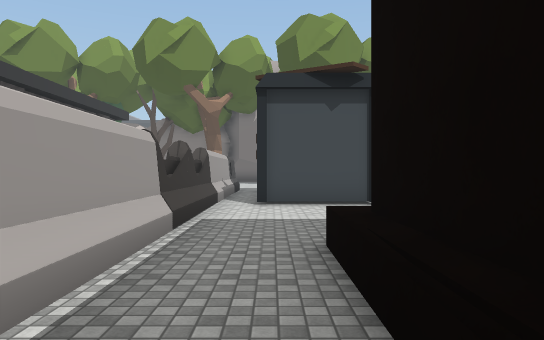
[1] (above)

24 first-person views from a walk through a Unity game level. The camera is 1.5 m above the floor, looks level and sees 70° across. The floor is counted in squares, 2 m on a side. Each view is taken from the middle of a square. On the plan, view 1 faces up. The plan holds only what a view shows up to about 12 squares ahead; the rest is blank. The place goes on beyond the plan. The player character is not drawn. Door leaves are left out, so doorways stand open. Some surface patterns are stand-ins.

[2]
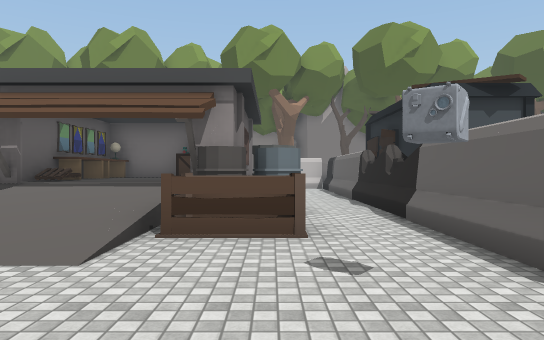

[3]
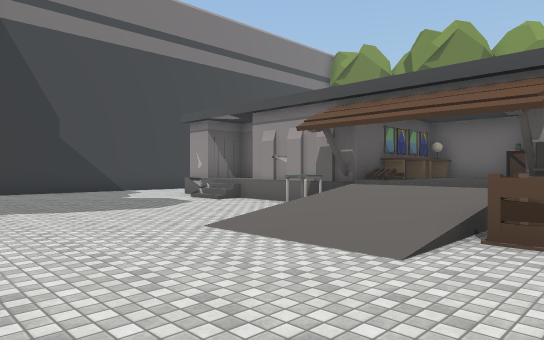

[4]
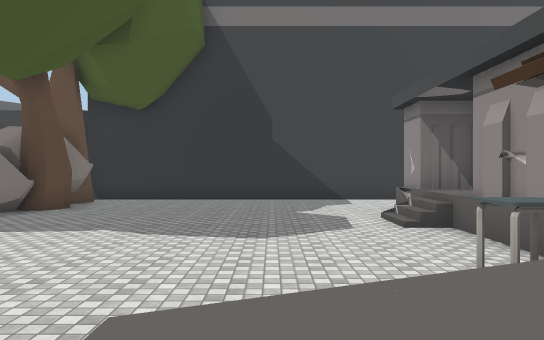

[5]
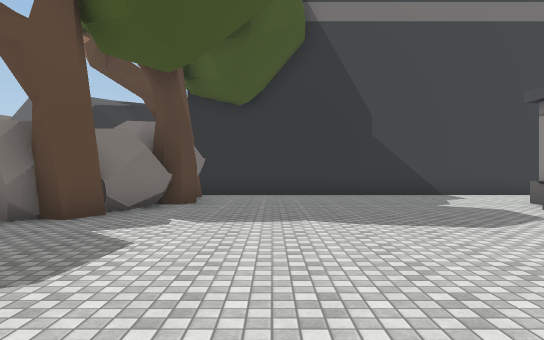

[6]
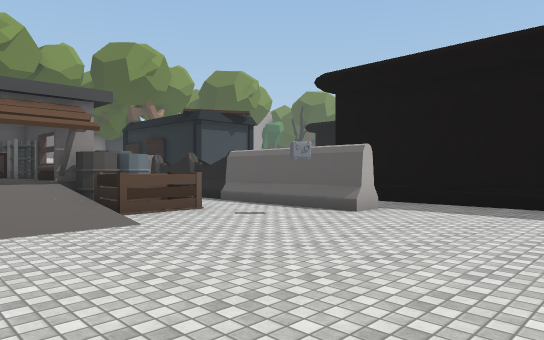

[7]
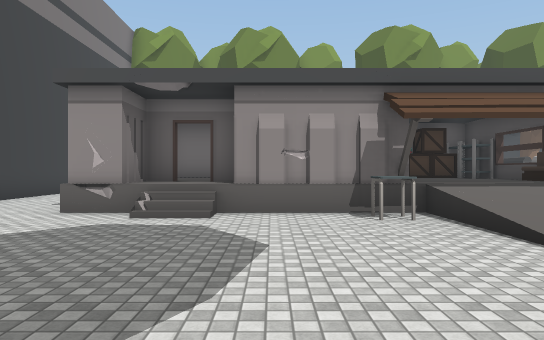

[8]
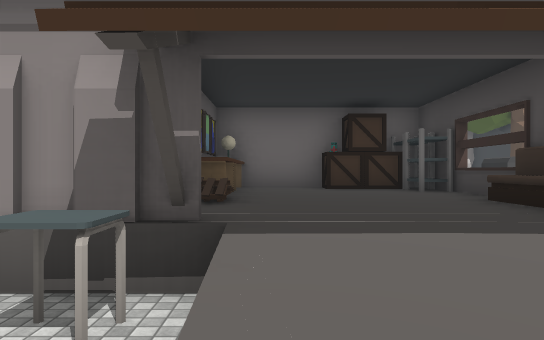

[9]
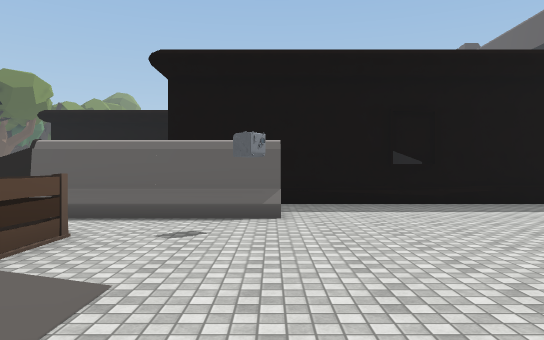

[10]
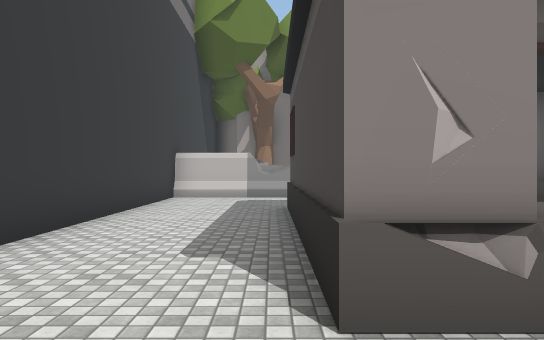

[11]
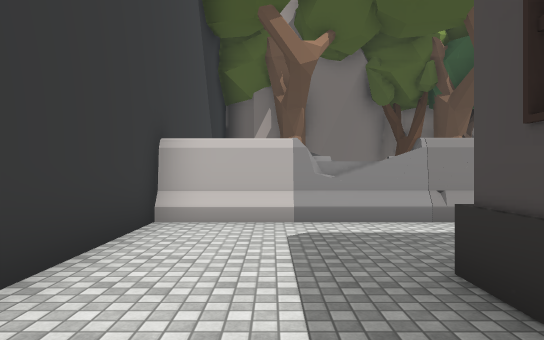

[12]
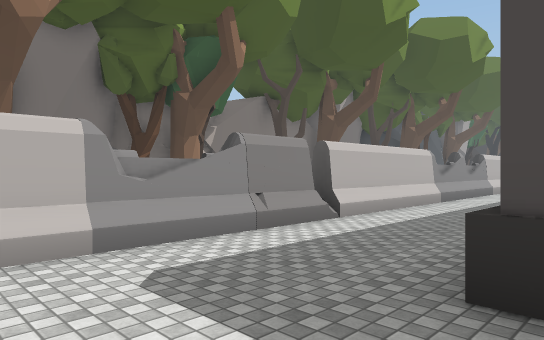

[13]
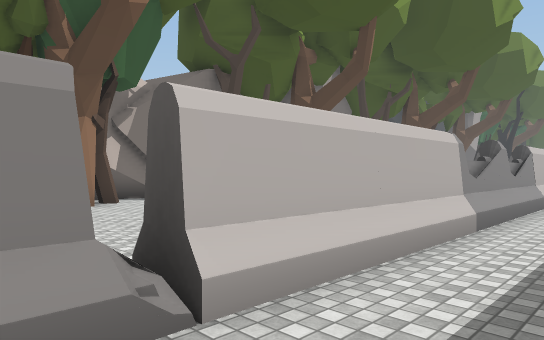

[14]
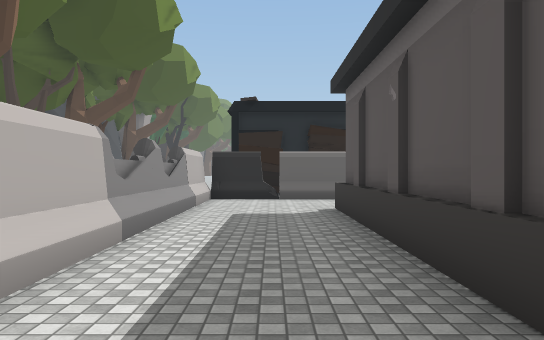

[15]
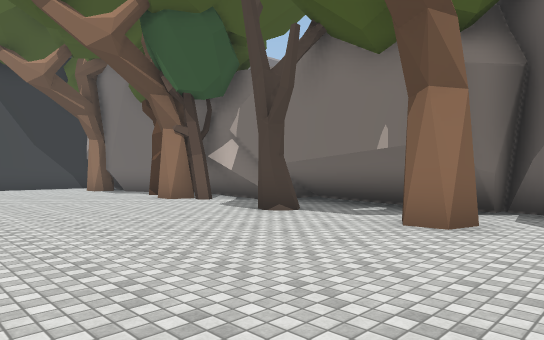

[16]
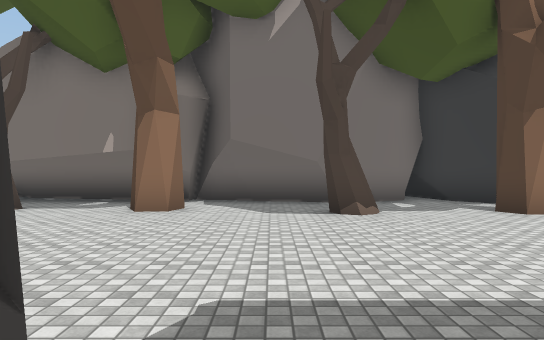

[17]
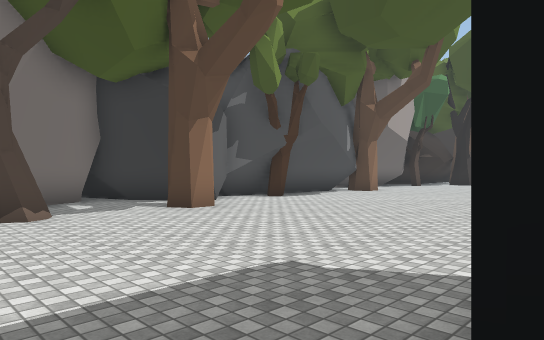

[18]
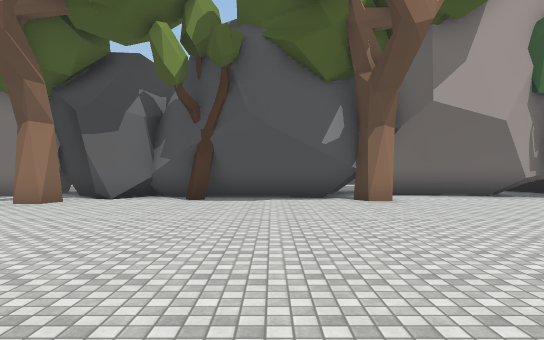

[19]
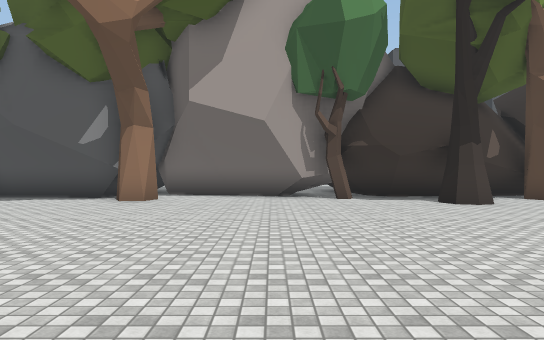

[20]
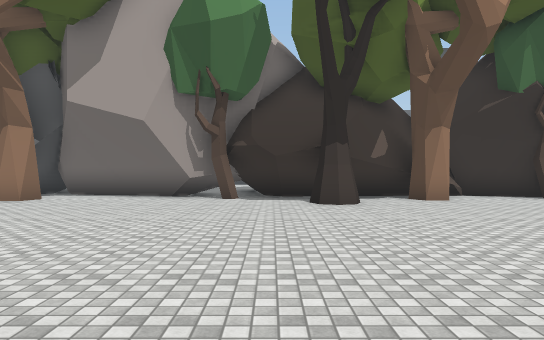

[21]
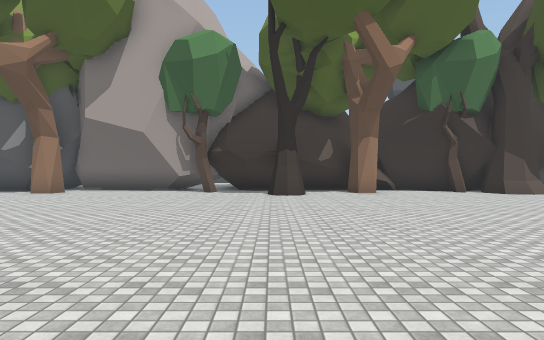

[22]
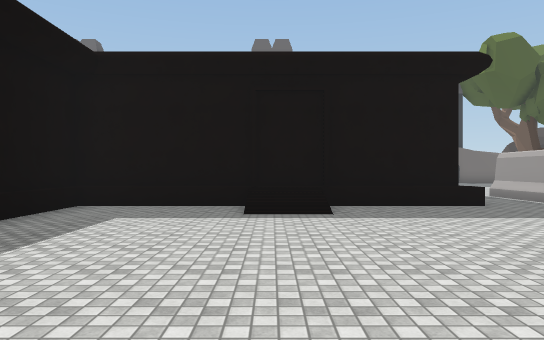

[23]
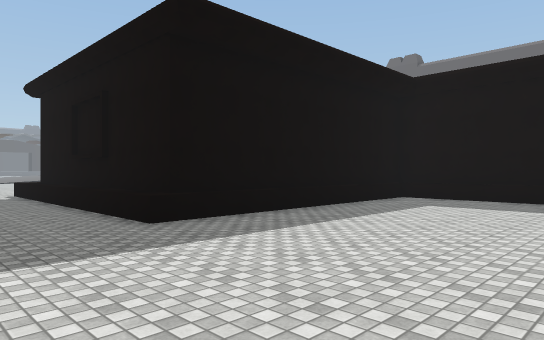

[24]
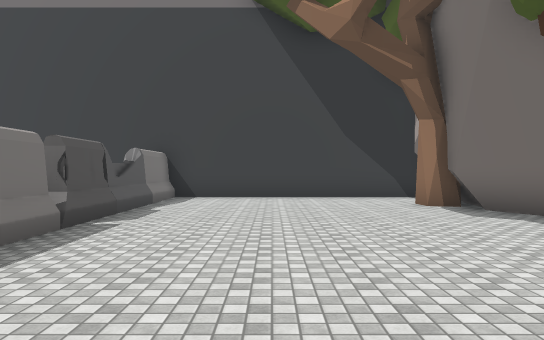

### Floor plan
Key: @ floor where view 1 was taken; # wall or solid block; x gap in a wall; . main floor; : floor 0.75 m higher than the main floor; + floor 1 m higher than the main floor; / step, stairs or slope; D open door; = window, fence, low wall or low ledge; ^ raised ledge; P picture; A pallet; B barrel; C box; T tree; O other object.
Columns run from 18 left of view 1 to 24 right of it. Each row starts with its distance up from view 1.
 24           ##   ##  ####      #######
 23        #############..#####  ##############
 22 #####.T.T...T..x......##.T#####....T#####..
 21 #...........T..#..TT..#..............TT....
 20 #..........................................
 19 #..........................................
 18 #..........................................
 17 #..........................................
 16 #.........    .............................
 15 #OOOOOOOOOOOOOOOO ....   ..... ...........
 14 #...............O.#   . ...... ...........
 13 #...............O #    ........   .......
 12 #..##   ####....O.    ..................
 11 #..#     P+ CO .O.    .....^#######:....
 10 #..##=   P+++O .O.   ......^
  9 #..##=   P+++# .O.###......^         .
  8 #..##=   A+++# .O..........^
  7 #..##DD##D+++#B.O..........^
  6 #...#/=##D+++#B.O..........^
  5 #....//..O///B..O.....//...^
  4 #.........///CC.O..^^^ /^^^^
  3 #.........///...O..#########
  2 #...............O..#
  1 #...............O..#
  0 #.................@#
 -1 #..................#
 -2 ##OT...............#
 -3   OTO #.. . .. ....#

Positions as (right, up) in squares from view 1, and headings:
1: (0, 0), facing up
2: (-4, -1), facing up
3: (-4, -1), facing up-left
4: (-6, 3), facing left
5: (-6, 0), facing left
6: (-8, -3), facing up-right
7: (-11, -1), facing up
8: (-8, 3), facing up
9: (-8, 1), facing right
10: (-15, 4), facing up
11: (-16, 9), facing up
12: (-17, 11), facing up-right
13: (-13, 13), facing up-right
14: (-12, 13), facing right
15: (-1, 16), facing up-left
16: (-1, 14), facing up
17: (-1, 14), facing up-right
18: (9, 12), facing up
19: (15, 12), facing up
20: (18, 12), facing up
21: (19, 9), facing up
22: (5, 12), facing down
23: (4, 14), facing down-right
24: (-7, 18), facing left
